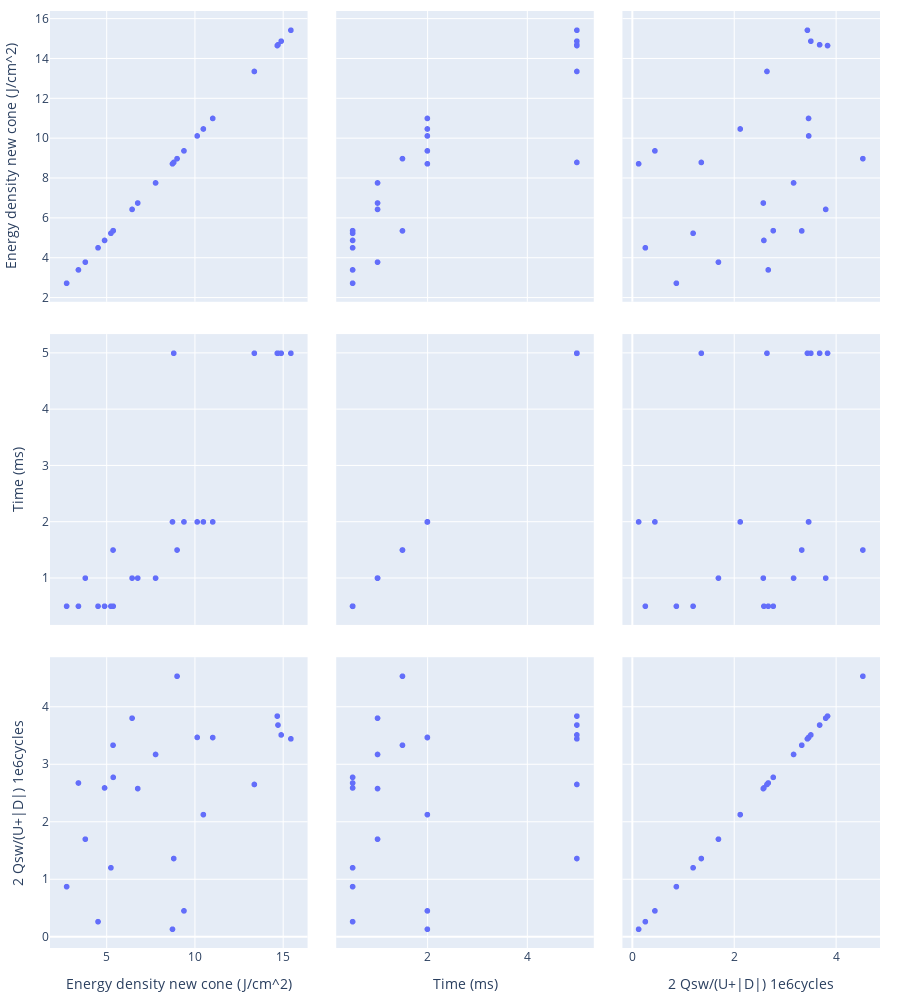

Notebook source saved alongside this figure:
### Code cell
display_data(fe_data)

### Figure 1 — Plotly figure (JSON) as saved in the notebook; plotly's stock layout.template omitted (floating-point values rounded to 4 significant figures)
{"data": [{"dimensions": [{"axis": {"matches": true}, "label": "Energy density new cone (J/cm^2)", "values": [2.73, 3.4, 3.79, 6.44, 5.36, 8.99, 8.8, 14.67, 5.24, 14.89, 10.13, 4.51, 5.37, 4.88, 6.76, 7.77, 8.73, 9.38, 10.48, 11.01, 14.71, 15.44, 13.37]}, {"axis": {"matches": true}, "label": "Time (ms)", "values": [0.5, 0.5, 1, 1, 1.5, 1.5, 5, 5, 0.5, 5, 2, 0.5, 0.5, 0.5, 1, 1, 2, 2, 2, 2, 5, 5, 5]}, {"axis": {"matches": true}, "label": "2 Qsw/(U+|D|) 1e6cycles", "values": [0.873, 2.677, 1.699, 3.805, 3.335, 4.535, 1.363, 3.841, 1.201, 3.514, 3.471, 0.2633, 2.775, 2.591, 2.58, 3.174, 0.1315, 0.4512, 2.127, 3.468, 3.686, 3.446, 2.652]}], "hovertemplate": "%{xaxis.title.text}=%{x}<br>%{yaxis.title.text}=%{y}<extra></extra>", "legendgroup": "", "marker": {"color": "#636efa", "symbol": "circle"}, "name": "", "showlegend": false, "type": "splom"}], "layout": {"legend": {"tracegroupgap": 0}, "margin": {"t": 10, "r": 20, "l": 10, "b": 10}, "dragmode": "select", "height": 1000}}
